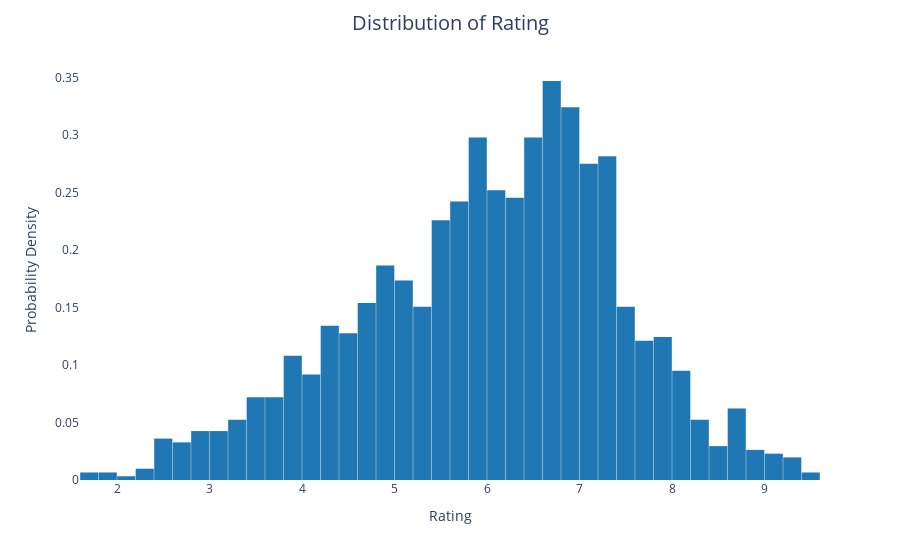

Notebook code cell kept with this figure:
### Markdown cell above
# Distribution of Rating

### Code cell
fig_rating = px.histogram(df, x = 'Rating', histnorm='probability density', nbins = 40, color_discrete_sequence = colors)
fig_rating.update_traces(selector=dict(type='histogram'))
fig_rating.update_layout(title='Distribution of Rating', title_x=0.5, title_pad=dict(t=20), title_font=dict(size=20), xaxis_title='Rating', yaxis_title='Probability Density', xaxis=dict(showgrid=False), yaxis=dict(showgrid=False), bargap=0.02, plot_bgcolor = 'white')
fig_rating.show()

### Figure 1 — Plotly figure (JSON) as saved in the notebook; plotly's stock layout.template omitted (floating-point values rounded to 4 significant figures; data arrays with more than 128 entries replaced by an {"elided": "..."} marker saying what was removed)
{"data": [{"alignmentgroup": "True", "bingroup": "x", "histnorm": "probability density", "hovertemplate": "Rating=%{x}<br>probability density=%{y}<extra></extra>", "legendgroup": "", "marker": {"color": "#1f77b4", "pattern": {"shape": ""}}, "name": "", "nbinsx": 40, "offsetgroup": "", "orientation": "v", "showlegend": false, "type": "histogram", "x": {"elided": "1528 float values"}, "xaxis": "x", "yaxis": "y"}], "layout": {"autosize": true, "bargap": 0.02, "barmode": "relative", "legend": {"tracegroupgap": 0}, "margin": {"t": 60}, "plot_bgcolor": "white", "title": {"font": {"size": 20}, "pad": {"t": 20}, "text": "Distribution of Rating", "x": 0.5}, "xaxis": {"anchor": "y", "autorange": true, "domain": [0, 1], "range": [1.6, 9.6], "showgrid": false, "title": {"text": "Rating"}, "type": "linear"}, "yaxis": {"anchor": "x", "autorange": true, "domain": [0, 1], "range": [0, 0.3651], "showgrid": false, "title": {"text": "Probability Density"}}}}
